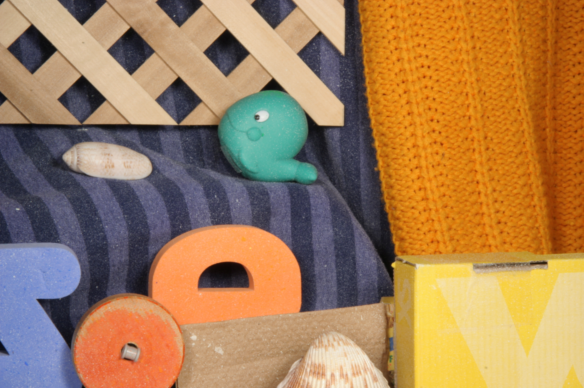
#> input picture exercise_03_cleaned/datasets/exercise_03/other-data/RubberWhale/frame10.png, 584 x 388 px
$ jupyter execute --allow-errors lucas_kanade.ipynb   (shell and % lines are left out)
#> lines starting #> are read from the running program, lines starting #| are printed output that depends on the picture
### exercise_02_cleaned/exercise_02/exercise_code/submit.py
import os
from zipfile import ZipFile


RELEVANT_FOLDERS = ['models', 'exercise_code']


def zipdir(path, ziph):
    """ Recursively adds a folder and all its subfolders to a zipfile
    :param path: path of input folder to be added to zipfile
    :param ziph: a ZipFile object
    """
    # print(path)
    # print(os.walk(path))
    for root, dirs, files in os.walk(path):
        for file in files:
            # print(file)
            ziph.write(os.path.join(root, file))


def submit_exercise(
    zip_output_filename='submission',
    data_path='.',
    relevant_folders=RELEVANT_FOLDERS
):
    """ Creates a curated zip out of submission related files
    :param zip_output_filename: output filename of zip without extension
    :param data_path: path where we look for required files
    :param relevant_folder: folders which we consider for zipping besides
    jupyter notebooks
    """
    # Notebook filenames
    notebooks_filenames = [x for x in os.listdir(data_path)
                           if x.endswith('.ipynb')]
    # Existing relevant folders
    relevant_folders = [x for x in os.listdir(data_path)
                        if x in relevant_folders]
    print('relevant folders: {}\nnotebooks files: {}'.format(
        relevant_folders, notebooks_filenames))

    # Check output filename
    if not zip_output_filename.endswith('.zip'):
        zip_output_filename += '.zip'

    # Create output directory if the student removed it
    folder_path = os.path.dirname(zip_output_filename)
    if folder_path != '':
        os.makedirs(folder_path, exist_ok=True)

    with ZipFile(zip_output_filename, 'w') as myzip:
        # Add relevant folders
        for folder in relevant_folders:
            print('Adding folder {}'.format(folder))
            myzip.write(folder)
            zipdir(folder, myzip)
        # Add notebooks
        for fn in notebooks_filenames:
            print('Adding notebook {}'.format(fn))
            myzip.write(fn)

    print('Zipping successful! Zip is stored under: {}'.format(
        os.path.abspath(zip_output_filename)
    ))

### exercise_03_cleaned/exercise_03/lucas_kanade.ipynb
# Exercise 03: Lukas Kanade

In this exercise, we implement the Lucas-Kanade algorithm for estimating optical flow between two consecutive image frames. The goal is to track how points move from one image to the next using image gradients and the structure tensor as introduced in the lecture.

[cell 1]
try:
    import cv2
except:
    !pip install opencv-python
    import cv2
import numpy as np
from matplotlib import pyplot as plt
from PIL import Image
from scipy.signal import convolve2d as conv2

[cell 2]
from exercise_code import getM, getq, getHarrisCorners, getFlow, drawPoints, getGradients, getTemporalPartialDerivative, getGaussiankernel
from tests import test_flow_absolute, test_flow_angular, test_flow_computation_time, test_flow_endpoint, test_gradients, test_getM,  test_getGaussiankernel, test_getHarrisCorners

[cell 3]
# wget the optical flow dataset
import os

dataset_path = '../datasets/exercise_03'
os.makedirs(dataset_path, exist_ok=True)
if not os.path.exists(dataset_path+'/other-color-allframes.zip'):
    !wget https://vision.middlebury.edu/flow/data/comp/zip/other-color-allframes.zip --directory-prefix={dataset_path}/
    !unzip {dataset_path}/other-color-allframes.zip -d {dataset_path}/

    !wget https://vision.middlebury.edu/flow/data/comp/zip/other-gt-flow.zip --directory-prefix={dataset_path}/
    !unzip {dataset_path}/other-gt-flow.zip -d {dataset_path}/

[cell 4]
# Load the original image
im1 = Image.open(dataset_path+'/other-data/RubberWhale/frame10.png')
#> im1 is the input picture: PIL image 584x388 RGB; mean R, G, B 164, 126.5, 87.1
im1 = np.array(im1)

plt.figure(figsize=(3, 3))
plt.axis('off')
plt.imshow(im1)

## Part I: Structure Tensor

In order to be able to detect corners in an image and compute optical flow, the structure tensor $M$ shall be computed in this exercise.

At first compute the image gradients $I_x$ and $I_y$ using central differences.
- Go to ```getGradients``` in ```exercise_code/utils.py``` and fill in the missing lines of code.

For visual intuition on the image gradient, we provide two examples below.

[cell 5]
# We create an image of a white circle on black background to check the computet gradients
H, W = 100, 100
im1 = np.zeros((H, W), dtype=np.uint8)
center = (W // 2, H // 2)
radius = 30

Y, X = np.ogrid[:H, :W]
mask = (X - center[0])**2 + (Y - center[1])**2 <= radius**2
im1[mask] = 10

plt.figure(figsize=(3, 3))
plt.axis('off')
plt.imshow(im1)
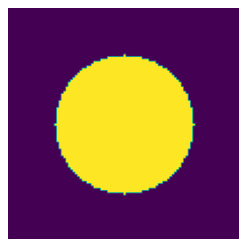
#> figure drawn by matplotlib, 1 panel

#> (a cell that did not finish here is left out)

[cell 7]
# Now we do the same for a real sample
im1 = Image.open(dataset_path+'/other-data/RubberWhale/frame10.png')
# convert to grayscale
im1 = im1.convert('L')
#> im1: PIL image 584x388 L
im1 = np.array(im1)

# get image gradients
#> (the rest of this cell did not finish here and is left out)

[cell 8]
test_gradients()
#> (this line was passed over: tests is not available in this run)

In order to compute the structure tensor $M$ we need a two-dimensional Gaussian Kernel as a weighting function.

- Compute  a two-dimensional Gaussian Kernel with a standard deviation. Use a kernel size (and hence integration window size) $k = 4\sigma+1$. Go to ```getGaussiankernel``` in ```exercise_code/utils.py``` and fill in the missing lines of code to compute the kernel $G$.

For visual intuition on the effect of applying the kernel to an example image through convolution, we provide an example below.

[cell 9]
sigma = 3 #try different values to observe how sigma affects the smoothing/blurring effect during convolution
#> (the rest of this cell did not finish here and is left out)

[cell 10]
test_getGaussiankernel()
#> (this line was passed over: tests is not available in this run)

Now write a function that computes the entries of the structure tensor $M$ (see question 1(a) of exercise sheet 5) for every pixel $(x,y)$ of an image $I$.

- Compute the structure tensor using a weighting function $G$ to compute the structure tensor $M$, i.e. a $2 \times 2$ matrix for each Pixel.  Why is it not necessary to compute $m_{21}$? Go to ```getM``` in ```exercise_code/utils.py```and fill in the missing lines of code.

#> (a cell that did not finish here is left out)

[cell 12]
test_getM()
#> (this line was passed over: tests is not available in this run)

## Part II: Corner Detection

Now let us compute some intereset points which we want to track.
In this exercise you will implement the Harris corner detector. Go to ```getHarrisCorners``` in ```exercise_code/getHarrisCorners.py``` and fill in the missing lines of code using the following method:

- Compute the scoring function $C := \text{det}(M) - \kappa \text{ trace}^2(M)$ for each pixel $(x,y)$.
- Find all pixels $(x,y)$ for which $C(x,y) > \theta$, and which are a local maximum of the scoring function, i.e. all four adjacent pixel have a lower score.

[cell 13]
k = 0.05 # k for Harris corner detection
t = 1e-6 # threshold for Harris corner detection

#> (the rest of this cell did not finish here and is left out)

[cell 14]
plt.figure(figsize=(10, 10))
plt.subplot(1, 2, 1)

#> (the rest of this cell did not finish here and is left out)

[cell 15]
test_getHarrisCorners()
#> (this line was passed over: tests is not available in this run)

## Part III: Optical Flow

In this exercise you will implement the Lucas-Kanade method to compute optical flow.
But first check the ground truth data as a reference.

[cell 16]
# save a gif of the two images
im1 = Image.open(dataset_path+'/other-data/RubberWhale/frame10.png')
im2 = Image.open(dataset_path+'/other-data/RubberWhale/frame11.png')
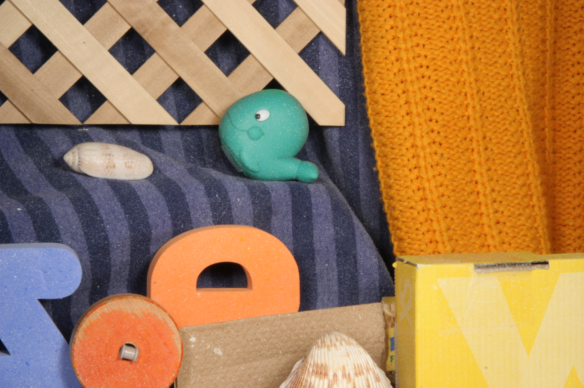
#> input picture exercise_03_cleaned/datasets/exercise_03/other-data/RubberWhale/frame11.png, 584 x 388 px
#> im2 is the input picture: PIL image 584x388 RGB; mean R, G, B 164.7, 126.9, 87
# overwrite the gif file

im1.save(dataset_path+'/img.gif', save_all=True, append_images=[im2], duration=1000, loop=0)
# show the gif
from IPython.display import Image as IPImage
IPImage(filename=dataset_path+'/img.gif')

[cell 17]
flow = cv2.readOpticalFlow(dataset_path+'/other-gt-flow/RubberWhale/flow10.flo')

#> (the rest of this cell did not finish here and is left out)

[cell 18]
im1_gray = im1.convert('L')
im2_gray = im2.convert('L')
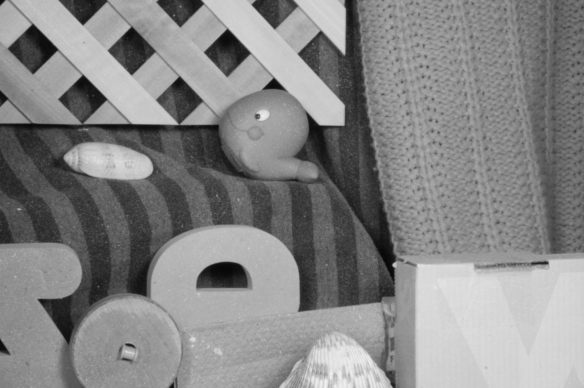
#> im2_gray: PIL image 584x388 L; min 8, max 242, mean 133.6

im1_gray = np.array(im1_gray)
im2_gray = np.array(im2_gray)

### OpenCV Lukas Kanade Implementation

As a reference you can checkout the openCV implementation of the Lukas Kanade optical flow.
You can already see that it can capture the direction of movement quite accurately.

[cell 19]
# get dense points for flow
x = np.arange(0, im1_gray.shape[0], 1)
#> x = 388 values from 0 to 387
y = np.arange(0, im1_gray.shape[1], 1)
#> y = 584 values from 0 to 583
x, y = np.meshgrid(x, y)
p0 = np.array([y.flatten(), x.flatten()]).T # opencv uses different order
p0 = p0[:,None,:].astype(np.float32)
lk_params = dict( winSize = (15, 15),
 maxLevel = 0,
 criteria = (cv2.TERM_CRITERIA_EPS | cv2.TERM_CRITERIA_COUNT, 10, 0.03))
p1, st, err = cv2.calcOpticalFlowPyrLK(im1_gray, im2_gray, p0, None, **lk_params)

# Select good points
good_new = p1[st==1]
#> good_new = 226543 pairs, first value 0.511 to 584.4, second value -7.61 to 394.2
good_old = p0[st==1]
#> good_old = 226543 pairs, first value 0 to 583, second value 0 to 387

flow_lk = np.zeros((im1_gray.shape[0], im1_gray.shape[1], 2))
# fill in the flow
for i in range(len(good_new)):
    try:
        flow_lk[int(good_old[i][1]), int(good_old[i][0])] = good_new[i] - good_old[i] # opencv uses different order
    except:
        pass

[cell 20]
mag, ang = cv2.cartToPolar(flow_lk[...,0], flow_lk[...,1])
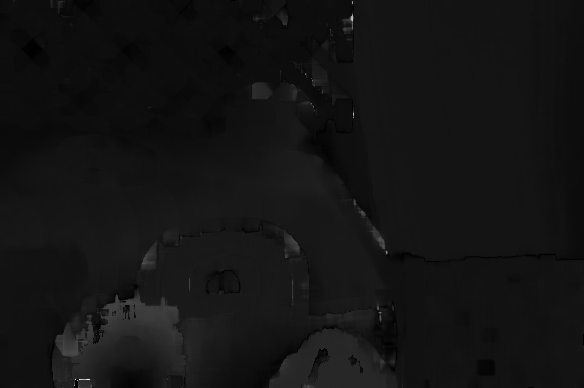
#> mag: shape (388, 584) float64; min 0, max 15.99, mean 1.26; drawn with min black and max white
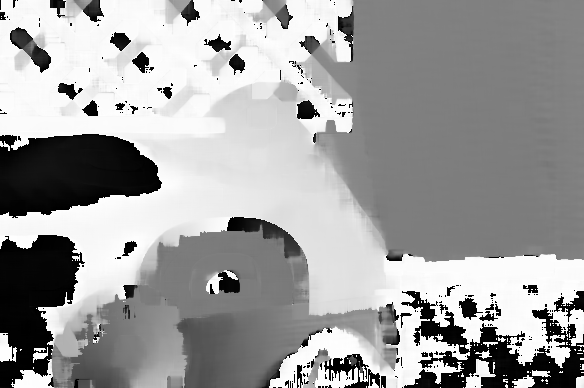
#> ang: shape (388, 584) float64; min 0, max 6.28, mean 3.92; drawn with min black and max white
hsv = np.zeros_like(im1)
hsv[..., 0] = ang*180/np.pi/2
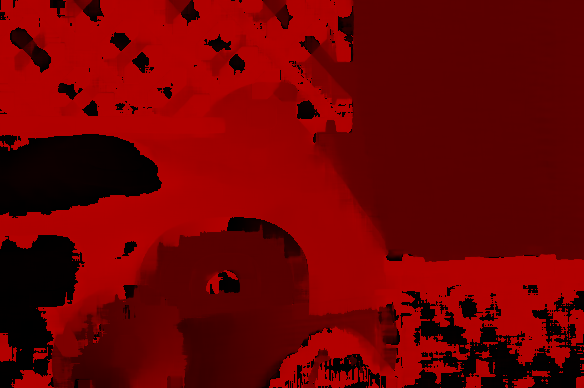
#> hsv: shape (388, 584, 3); mean of channels 0, 1, 2 111.7, 0, 0; drawn as R, G, B
hsv[..., 1] = 255
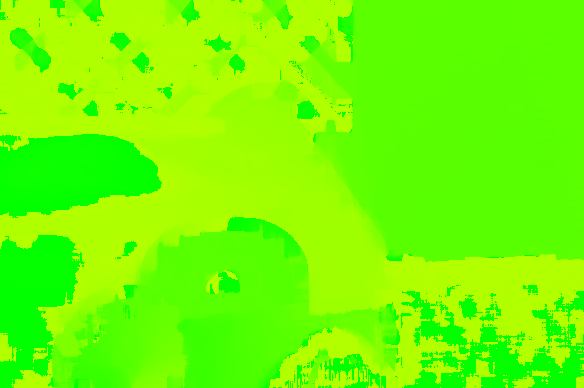
#> hsv: shape (388, 584, 3); mean of channels 0, 1, 2 111.7, 255, 0; drawn as R, G, B
hsv[..., 2] = 255
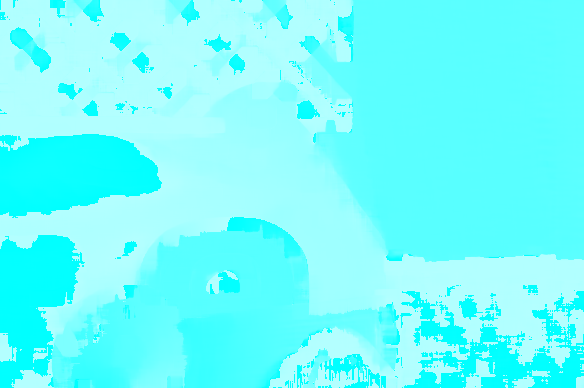
#> hsv: shape (388, 584, 3); mean of channels 0, 1, 2 111.7, 255, 255; drawn as R, G, B
hsv[..., 2] = cv2.normalize(mag, None, 100, 255, cv2.NORM_MINMAX)
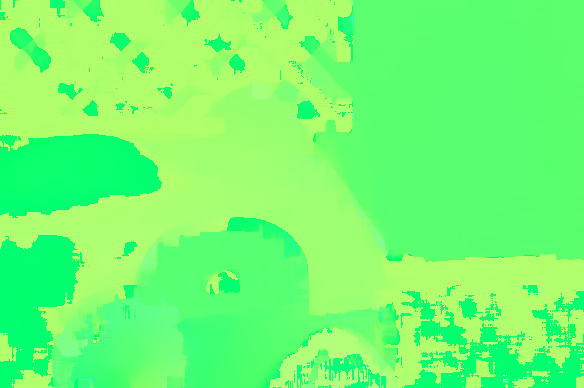
#> hsv: shape (388, 584, 3); mean of channels 0, 1, 2 111.7, 255, 111.7; drawn as R, G, B
bgr = cv2.cvtColor(hsv, cv2.COLOR_HSV2BGR)
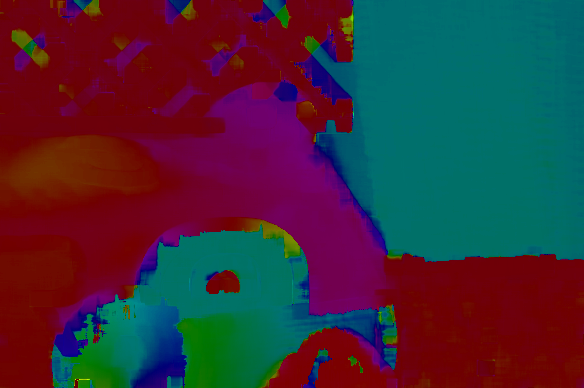
#> bgr: shape (388, 584, 3); mean B, G, R 57.7, 45.7, 63.9

plt.figure(figsize=(10, 6))
plt.subplot(1, 2, 1)
plt.imshow(bgr)
plt.axis('off')
plt.title('Lukas Kanade Optical Flow')
plt.subplot(1, 2, 2)
# read the image
#> (the rest of this cell did not finish here and is left out)

### Your Lukas Kanade implementation
Now let's start with our own implementation:
- Write a function that computes the vector $I_t$ for every pixel $(x,y)$. Go to ```getTemporalPartialDerivative``` in ```exercise_code/utils.py```and fill in the missing lines of code.
- Write a function that computes the vector $\mathbf{q}$ for every pixel $(x,y)$. Go to ```getq``` in ```exercise_code/utils.py```and fill in the missing lines of code.
- Write a function that computes the local velocity $(\hat{v}_x,\hat{v}_y)$ at the input points using the formula derived in theory. Go to ```getFlow``` in ```exercise_code/getFlow.py```and fill in the missing lines of code.
- Try different values for $\sigma$. What do you observe?

[cell 21]
sigma_gradient = 1
#> sigma_gradient = 1
sigma = 7
#> (the rest of this cell did not finish here and is left out)

Now lets compute the flow.

[cell 22]
# get dense points for flow
x = np.arange(0, im1_gray.shape[0], 1)
y = np.arange(0, im1_gray.shape[1], 1)
x, y = np.meshgrid(x, y)
points = np.array([x.flatten(), y.flatten()]).T
#> `RELEVANT_FOLDERS = ['models', 'exercise_code']`: RELEVANT_FOLDERS = ['models', 'exercise_code']
#> (the rest of this cell did not finish here and is left out)

Visualize the flow

[cell 23]
mag, ang = cv2.cartToPolar(flow_lk[...,0], flow_lk[...,1])
hsv = np.zeros_like(im1)
hsv[..., 0] = ang*180/np.pi/2
hsv[..., 1] = 255
hsv[..., 2] = 255
hsv[..., 2] = cv2.normalize(mag, None, 100, 255, cv2.NORM_MINMAX)
bgr = cv2.cvtColor(hsv, cv2.COLOR_HSV2BGR)

plt.figure(figsize=(10, 6))
plt.subplot(1, 2, 1)
plt.imshow(bgr)
plt.axis('off')
plt.title('Lukas Kanade Optical Flow')
plt.subplot(1, 2, 2)
# read the image
#> (the rest of this cell did not finish here and is left out)

## Test your method
Here, you can test your method locally. If you want to compare your method to the implementations of other students, you can submit the code on the test server.
There will be a leaderboard showing the best optical flow algorithm on the top.
For the final submission, please set the default values in your function already.
We will not pass any parameters (like $\sigma$) for evaluation.

If you want to checkout the worldwide leaderboard, you can follow this link:
[Middlebury Evaluation](https://vision.middlebury.edu/flow/eval/)

#> (a cell that did not finish here is left out)

These are the results obtained from the opencv implementation of the highly optimized OpenCV Lukas Kanade Tracker as a reference.

[cell 25]
from exercise_code.submit import submit_exercise

submit_exercise('../output/exercise03')
#| relevant folders: ['exercise_code']
#| notebooks files: ['lucas_kanade.ipynb']
#| Adding folder exercise_code
